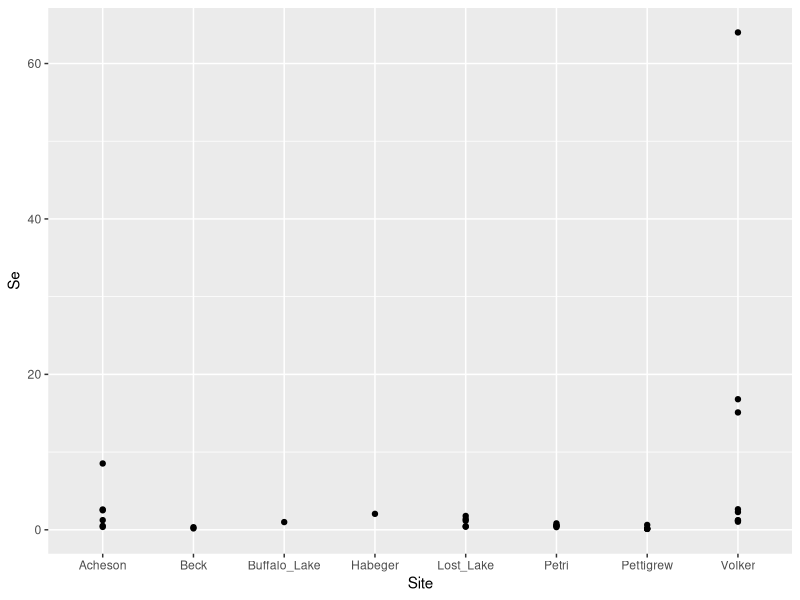
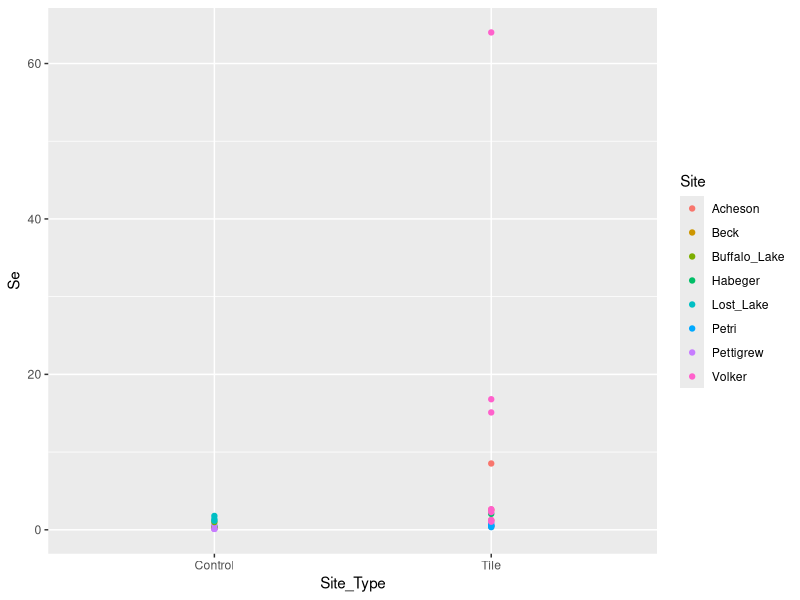

Reproduce these figures in R, in order. (Note: this script raises an error after producing the figures.)


library(tidyverse)
setwd("~/Turtle_SE")


se_data <- read.csv("Turtle_Se_Data.csv", header=T)
se_data


ggplot(se_data, aes(x=Site, y=Se))+
  geom_point()

ggplot(se_data, aes(x=Site_Type, y=Se, col=Site))+
  geom_point()

ggplot(se_data, aes(x=Mass, y=Se, col=Site))+
  geom_point()+



#t-test comparing mean Se between Tile and Control Sites
t.test(se_data$Se ~ se_data$Site_Type, var.equal=FALSE)

#Anova comparing mean Se between sites
nova <- lm(Se ~ Site, data=se_data)
anova(nova)



